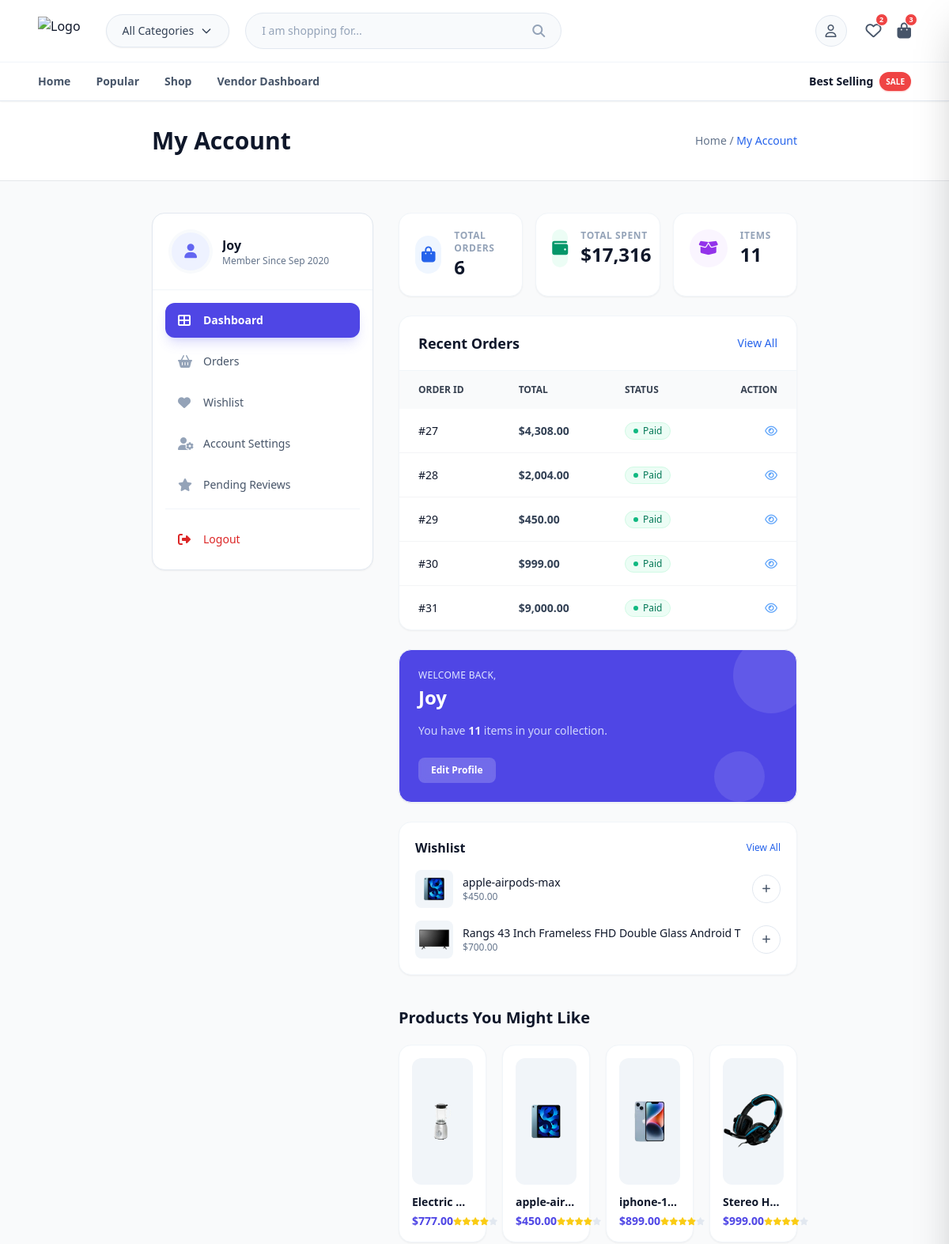
The app's page /customer/customer/dashboard/ (signed in, upper part), older data.
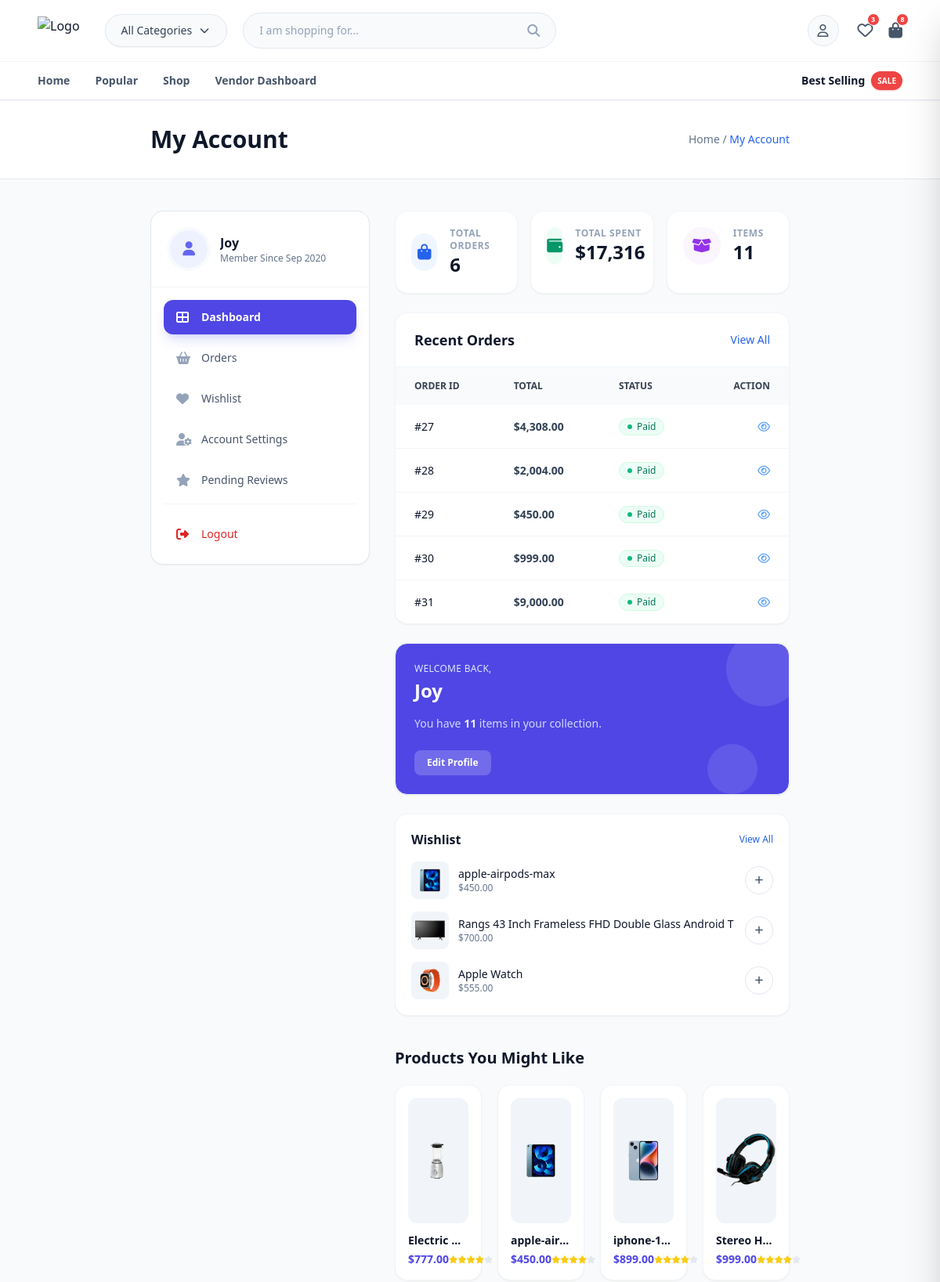
The same page, newer data.
### store/models.py (models this page shows, shortened)
class Order(models.Model):
    STATUS = (
        ("Paid", "Paid"),
        ("Pending", "Pending"),
        ("Failed", "Failed"),
    )
    user = models.ForeignKey(userauth_model.User, on_delete=models.SET_NULL, null=True)
    fullname = models.CharField(max_length=50, null=True, blank=True)
    mobile = models.CharField(max_length=50, null=True, blank=True)
    city = models.CharField(max_length=100, default='Unknown City')
    address = models.CharField(max_length=100, null=True, blank=True)
    state = models.CharField(max_length=100, null=True, blank=True)
    country = models.CharField(max_length=100, null=True, blank=True)
    total = models.DecimalField(default=0, decimal_places=2, max_digits=12, null=True, blank=True)
    payment_status = models.CharField(max_length=50, choices=STATUS, default="Pending")
    date = models.DateTimeField(default=timezone.now, null=True, blank=True)

class Wishlist(models.Model):
    product = models.ForeignKey(Product, on_delete=models.CASCADE, null=True)
    user = models.ForeignKey(userauth_model.User, on_delete=models.CASCADE, null=True)
    class Meta:
        constraints = [
            models.UniqueConstraint(fields=["user", "product"], name="unique_wishlist_user_product")
        ]

class Product(models.Model):
    STATUS = (
        ("Published", "Published"),
        ("Draft", "Draft"),
        ("Disabled", "Disabled"),
    )
    BANNERS = (
        ("Banner 1", "Banner 1"),
        ("Banner 2", "Banner 2"),
        ("Banner 3", "Banner 3"),
        ("Banner 4", "Banner 4"),
        ("Banner 5", "Banner 5"),
        ("Banner 6", "Banner 6"),
    )
    status = models.CharField(max_length=500, choices=STATUS, default="Published")
    user = models.ForeignKey(userauth_model.User, on_delete=models.SET_NULL, null=True)
    category = models.ForeignKey("store.Category",on_delete=models.SET_NULL, null=True)
    name = models.CharField(max_length=50)
    description = models.TextField(blank=True, null=True)
    additional_information = models.TextField(blank=True, null=True)
    image = models.ImageField(upload_to='image', null=True, blank=True)
    sale_price = models.DecimalField(default=0, decimal_places=2, max_digits=12)
    regular_price = models.DecimalField(default=0, decimal_places=2, max_digits=12, null=True, blank=True)
    in_stock = models.BooleanField(default=False)
    free_delivery = models.BooleanField(default=False)
    qty = models.IntegerField(default=0, null=True, blank=True)
    featured = models.BooleanField(default=False)
    popular = models.BooleanField(default=False)
    slug = models.SlugField(unique=True, blank=True, null=True)
    cover_image = models.ImageField(upload_to='image', null=True, blank=True)
    best_selling = models.BooleanField(default=False)
    new_arrivals = models.BooleanField(default=False)
    banner = models.CharField(max_length=50, choices=BANNERS, blank=True, null=True)

### customer/views.py (the view)
# urls.py: path('customer/dashboard/', views.customer_dashboard,  name='customer_dashboard'),
@login_required
def customer_dashboard(request):
    orders = Order.objects.filter(user=request.user)
    wishlist = Wishlist.objects.filter(user=request.user)
    featured_products = Product.objects.filter(featured=True)
    items_purchased = OrderItem.objects.filter(order__in=orders, order__user=request.user)
    aggregation_result = Order.objects.filter(user=request.user, payment_status="Paid").aggregate(total_spent=Sum("total"))
    total_spent_value = aggregation_result['total_spent'] or 0
    context = {
        "orders": orders,
        "items_purchased": items_purchased,
        "total_spent": total_spent_value,
        "wishlist": wishlist,
        "featured_products": featured_products,
    }
    return render(request, 'customer/dashboard.html', context)

### store/context_processors.py (called while the page is built)
def cart_wishlist_counts(request):
    cart_count = 0
    wishlist_count = 0
    if request.user.is_authenticated:
        cart_count = Cart.objects.filter(user=request.user).count()
        wishlist_count = Wishlist.objects.filter(user=request.user).count()
    return {
        'CART_ITEM_COUNT': cart_count,
        'WISHLIST_ITEM_COUNT': wishlist_count,
    }

def default(request):
    categories = Category.objects.all()
    return {
        'categories': categories,
    }

### templates/customer/dashboard.html (shortened to what the changed rows need)
{% extends 'partials/base.html' %}
{% load static %}
{% load humanize %}
{% block content %}
<div class="bg-white border-b border-gray-200 py-8 flex items-center justify-between px-4 lg:px-[12rem] xl:px-[19rem]">
    <h1 class="font-bold text-3xl text-slate-900">My Account</h1>
</div>
<section class="bg-[#F9FAFB] py-10 px-4 lg:px-[12rem] xl:px-[19rem]">
    <div class="grid grid-cols-1 lg:grid-cols-[280px_1fr] gap-8">
        <aside class="hidden lg:block sticky top-32 self-start h-fit">
            {% include 'customer/includes/sidebar.html' %}
        </aside>
        <div class="space-y-6">
            <div class="grid grid-cols-1 xl:grid-cols-3 gap-6">
                <div class="xl:col-span-2 rounded-2xl border border-slate-100 bg-white shadow-sm overflow-hidden">
                    {% if orders %}
                    <div class="overflow-x-auto">
                        <table class="w-full text-left text-sm text-gray-500">
                            <thead class="bg-gray-50 text-xs uppercase text-gray-700">
                                <tr>
                                    <th class="px-6 py-4">Order ID</th>
                                    <th class="px-6 py-4">Total</th>
                                    <th class="px-6 py-4">Status</th>
                                    <th class="px-6 py-4 text-right">Action</th>
                                </tr>
                            </thead>
                            <tbody class="divide-y divide-gray-100">
                                {% for order in orders|slice:":5" %}
                                <tr class="hover:bg-slate-50 transition-colors">
                                    <td class="px-6 py-4 font-medium text-slate-900">#{{order.id}}</td>
                                    <td class="px-6 py-4 font-semibold text-slate-700">${{order.total|intcomma}}</td>
                                    <td class="px-6 py-4">
                                        <span class="inline-flex items-center gap-1.5 rounded-full px-2.5 py-0.5 text-xs font-medium
                                            {% if order.payment_status == 'Paid' %} bg-emerald-50 text-emerald-700 border border-emerald-100
                                            {% elif order.payment_status == 'Pending' %} bg-amber-50 text-amber-700 border border-amber-100
                                            {% else %} bg-red-50 text-red-700 border border-red-100 {% endif %}">
                                            <span class="h-1.5 w-1.5 rounded-full
                                                {% if order.payment_status == 'Paid' %} bg-emerald-500
                                                {% elif order.payment_status == 'Pending' %} bg-amber-500
                                                {% else %} bg-red-500 {% endif %}"></span>
                                            {{ order.payment_status }}
                                        </span>
                                    </td>
                                    <td class="px-6 py-4 text-right  space-x-4">
                                        <a href="{% url 'customer_order_detail' order.id %}" class="text-blue-400 hover:text-blue-500 transition-colors">
                                            <i class="fa-regular fa-eye"></i>
                                        </a>
                                    </td>
                                </tr>
                                {% endfor %}
                            </tbody>
                        </table>
                    </div>
                    {% endif %}
                </div>
                <div class="space-y-6">
                    <div
                        class="rounded-2xl border border-slate-100 bg-indigo-600 p-6 shadow-sm text-white relative overflow-hidden">
                        <div class="relative z-10">
                            <h2 class="text-2xl font-bold">{{user.username}}</h2>
                        </div>
                    </div>
                    <div class="rounded-2xl border border-slate-100 bg-white p-5 shadow-sm">
                        {% if wishlist %}
                        <div class="space-y-4">
                            {% for item in wishlist|slice:":3" %}
                            <div class="flex items-center gap-3">
                                <div class="h-12 w-12 rounded-lg bg-slate-100 overflow-hidden shrink-0">
                                    <img src="{{ item.product.image.url }}" alt="" class="h-full w-full object-cover">
                                </div>
                                <div class="min-w-0 flex-1">
                                    <h4 class="truncate text-sm font-medium text-slate-900">{{ item.product.name }}</h4>
                                    <p class="text-xs text-slate-500">${{ item.product.sale_price|intcomma }}</p>
                                </div>
                                <button type="button"
                                    class="js-add-cart flex h-9 w-9 items-center justify-center rounded-full border border-slate-200 bg-white text-slate-600 hover:bg-blue-600 hover:text-white transition-colors"
                                    data-url="{% url 'add_cart' item.product.id %}">
                                     <i class="fa-solid fa-plus text-xs"></i>
                                </button>
                            </div>
                            {% endfor %}
                        </div>
                        {% else %}
                        <p class="text-sm text-slate-400 py-4 text-center italic">Your wishlist is empty</p>
                        {% endif %}
                    </div>
                </div>
            </div>
            <div class="pt-4">
                <div class="grid grid-cols-1 sm:grid-cols-2 lg:grid-cols-4 gap-5">
                    {% for p in featured_products|slice:":4" %} <div
                        class="group rounded-2xl border border-slate-100 bg-white p-4 shadow-sm hover:shadow-md transition-all">
                        <div class="relative h-40 w-full overflow-hidden rounded-xl bg-slate-100">
                            <img src="{{ p.image.url }}" alt="{{ p.name }}"
                                class="h-full w-full object-contain transition-transform duration-500 group-hover:scale-110">
                        </div>
                        <div class="mt-3">
                            <h4 class="truncate text-sm font-semibold text-slate-900">{{ p.name }}</h4>
                            <div class="mt-1 flex items-center justify-between">
                                <p class="text-sm font-bold text-indigo-600">${{ p.sale_price }}</p>
                                <div class="flex text-[10px] text-yellow-400">
                                    <i class="fa-solid fa-star"></i>
                                    <i class="fa-solid fa-star"></i>
                                    <i class="fa-solid fa-star"></i>
                                    <i class="fa-solid fa-star"></i>
                                    <i class="fa-solid fa-star text-slate-200"></i>
                                </div>
                            </div>
                        </div>
                    </div>
                    {% empty %}
                    <p class="col-span-full text-center text-slate-400">No recommendations available right now.</p>
                    {% endfor %}
                </div>
            </div>
        </div>
    </div>
</section>
{% endblock content %}

Row changes from the older to the newer data that the page shows:
added Wishlist: product.image (picture), product.name "Apple Watch", product.sale_price "555.00"
Text that changed along with them:
{{ WISHLIST_ITEM_COUNT }}: "2" → "3"
{{ CART_ITEM_COUNT }}: "3" → "8"
